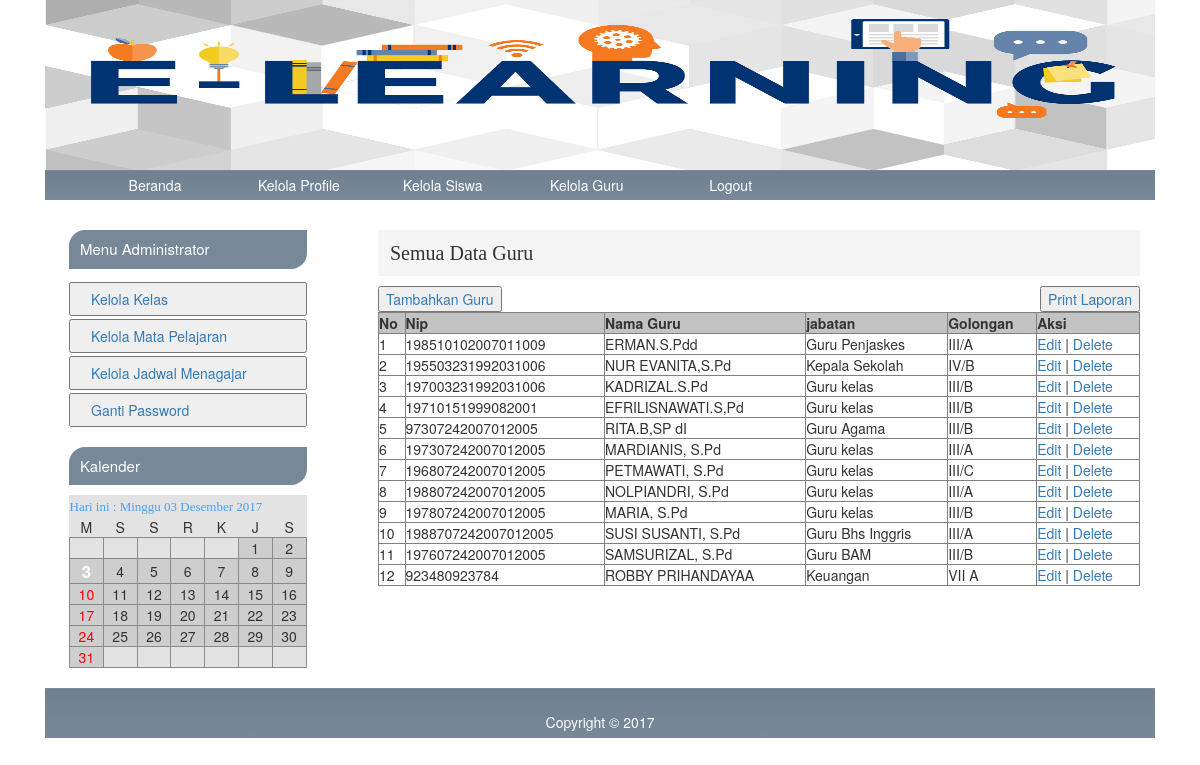
The app's page /index.php?page=kelolaguru (signed in) with its own data.
### tables this page shows
CREATE TABLE IF NOT EXISTS `tbl_guru` (
  `nip` varchar(20) NOT NULL,
  `password` varchar(20) NOT NULL,
  `nm_guru` varchar(40) NOT NULL,
  `alamat` varchar(150) NOT NULL,
  `tempat_lahir` varchar(30) NOT NULL,
  `tanggal_lahir` varchar(13) NOT NULL,
  `jenis_kelamin` varchar(10) NOT NULL,
  `foto` varchar(40) NOT NULL,
  `telpon` varchar(12) NOT NULL,
  `agama` varchar(10) NOT NULL,
  `jabatan` varchar(40) NOT NULL,
  `gol` varchar(7) NOT NULL,
  `tamatan` varchar(150) NOT NULL,
  `level` varchar(10) NOT NULL DEFAULT 'guru',
  PRIMARY KEY (`nip`)
);

### content-admin.php (the view, shortened to what this page needs)
<?php
if ($_GET[page] == 'edit'){
	if (isset($_POST[submit])){
		mysql_query("UPDATE tbl_page SET judul = '$_POST[a]', isi = '$_POST[b]' where id_page='$_GET[id]'");
		echo "<script>window.alert('Sukses Update Data.');
				window.location='index.php?page=edit&id=$_GET[id]'</script>";
	}
	$p = mysql_fetch_array(mysql_query("SELECT * FROM tbl_page where id_page='$_GET[id]'"));
	echo "<div class='artikel'>
		  <h1>Kelola data Halaman</h1>
		  <form action='' method='POST'>
			  <table width=100%>
				 <tr><td><input style='width:90%' type='text' name='a' value='$p[judul]'></td></tr>
				 <tr><td><textarea name='b' style='width:100%; height:350px'>$p[isi]</textarea></td></tr>
				 <tr><td><input type='submit' name='submit' value=' Update '></td></tr>
			  </table>
		  </form>
	 </div>";
}
elseif ($_GET[page] == 'kelolaguru'){
	if ($_GET[aksi]==''){
	echo "<div class='artikel'>
		  <h1>Semua Data Guru</h1>
			<a href='index.php?page=kelolaguru&aksi=tambah'><input type='button' value='Tambahkan Guru'></a>
			<a style='float:right' target='BLANK' href='print-guru.php'><input type='button' value='Print Laporan'></a>
			<table border='1' width=100%>
				<tr bgcolor=#c3c3c3>
					<th>No</th>
					<th>Nip</th>
					<th>Nama Guru</th>
					<th>jabatan</th>
					<th>Golongan</th>
					<th>Aksi</th>
				</tr>";
				$guru = mysql_query("SELECT * FROM tbl_guru");
				$no = 1;
				while ($r = mysql_fetch_array($guru)){
					echo "<tr>
							  <td>$no</td>
							  <td>$r[nip]</td>
							  <td>$r[nm_guru]</td>
							  <td>$r[jabatan]</td>
							  <td>$r[gol]</td>
							  <td><a href='index.php?page=kelolaguru&aksi=edit&id=$r[nip]'>Edit</a> | <a href='index.php?page=kelolaguru&aksi=hapus&id=$r[nip]'>Delete</a></td>
						  </tr>";
					$no++;
				}
			echo "</table>
		  </div>";
	}elseif ($_GET[aksi]=='hapus'){
			mysql_query("DELETE FROM tbl_guru where nip='$_GET[id]'");
	echo "<script>window.alert('Sukses Hapus data Guru.');
				window.location='index.php?page=kelolaguru'</script>";
	}
}
?>

### css/style.css (style rules this page uses)
.artikel h1 { font-size:20px; background:#F5F5F5; padding:12px; font-family: Broadway; }
body { background-size: cover; }
.artikel { margin-left:15px; clear:both; }

### records on screen
tbl_guru: nip "198510102007011009", nm_guru "ERMAN.S.Pdd", jabatan "Guru Penjaskes", gol "III/A"
tbl_guru: nip "195503231992031006", nm_guru "NUR EVANITA,S.Pd", jabatan "Kepala Sekolah", gol "IV/B"
tbl_guru: nip "197003231992031006", nm_guru "KADRIZAL.S.Pd", jabatan "Guru kelas", gol "III/B"
tbl_guru: nip "19710151999082001", nm_guru "EFRILISNAWATI.S,Pd", jabatan "Guru kelas", gol "III/B"
tbl_guru: nip "97307242007012005", nm_guru "RITA.B,SP dI", jabatan "Guru Agama", gol "III/B"
tbl_guru: nip "197307242007012005", nm_guru "MARDIANIS, S.Pd", jabatan "Guru kelas", gol "III/A"
tbl_guru: nip "196807242007012005", nm_guru "PETMAWATI, S.Pd", jabatan "Guru kelas", gol "III/C"
tbl_guru: nip "198807242007012005", nm_guru "NOLPIANDRI, S.Pd", jabatan "Guru kelas", gol "III/A"
tbl_guru: nip "197807242007012005", nm_guru "MARIA, S.Pd", jabatan "Guru kelas", gol "III/B"
tbl_guru: nip "1988707242007012005", nm_guru "SUSI SUSANTI, S.Pd", jabatan "Guru Bhs Inggris", gol "III/A"
tbl_guru: nip "197607242007012005", nm_guru "SAMSURIZAL, S.Pd", jabatan "Guru BAM", gol "III/B"
tbl_guru: nip "923480923784", nm_guru "ROBBY PRIHANDAYAA", jabatan "Keuangan", gol "VII A"

### other values on screen
$tt "1"
$tt "2"
$tt "3"
$tt "4"
$tt "5"
$tt "6"
$tt "7"
$tt "8"
$tt "9"
$tt "10"
$tt "11"
$tt "12"
$tt "13"
$tt "14"
$tt "15"
